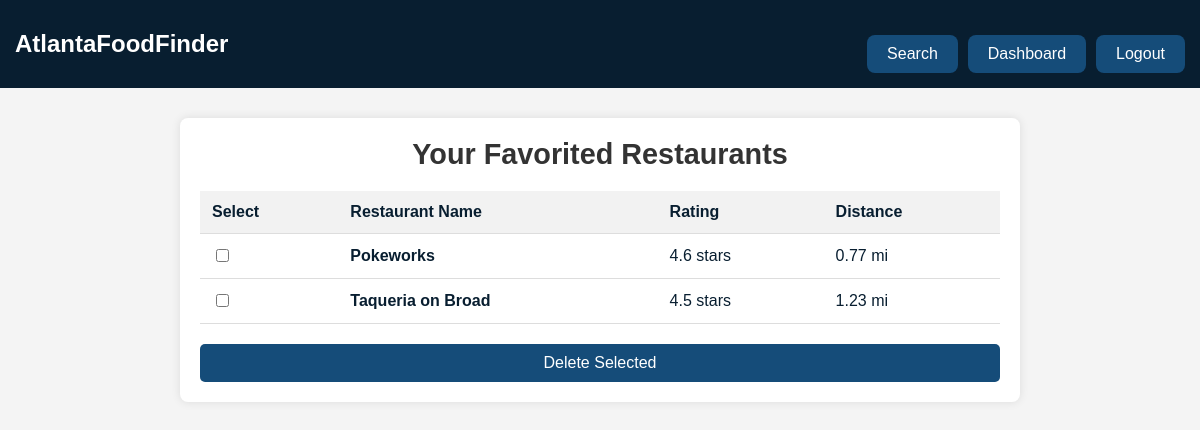
Before: /finder/dashboard/ (signed in) with the older database file.
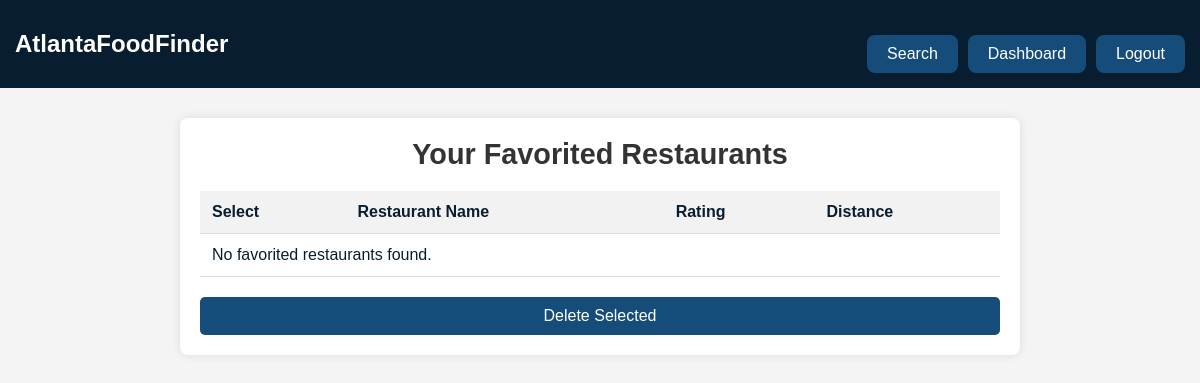
After: the same page with the newer database file.
### finder/models.py (models this page shows, shortened)
class Favorite(models.Model):
    user = models.ForeignKey(User, on_delete=models.CASCADE)  # Ensures that each favorite is tied to a user
    restaurant_name = models.CharField(max_length=255)
    address = models.CharField(max_length=255)  # Ensure the address is stored
    rating = models.DecimalField(max_digits=3, decimal_places=1)
    distance = models.DecimalField(max_digits=5, decimal_places=2)

### finder/views.py (the view)
# urls.py: path('finder/dashboard/', views.dashboard, name='dashboard'),
@login_required(login_url='my-login')
def dashboard(request):
    favorites = Favorite.objects.filter(user=request.user)
    return render(request, 'finder/dashboard.html', {'favorites': favorites})

### finder/templates/finder/dashboard.html (shortened to what this page needs)
{% extends 'finder/base.html' %}
{% load static %}
{% block content %}
<head>
  <link rel="stylesheet" href="/static/css/dashboard.css">
</head>
<div class="dashboard-container">
  <h1>Your Favorited Restaurants</h1>
  <div class="restaurant-list">
    <table>
      <thead>
        <tr>
          <th>Select</th>
          <th>Restaurant Name</th>
          <th>Rating</th>
          <th>Distance</th>
        </tr>
      </thead>
      <tbody id="restaurant-tbody">
        {% for favorite in favorites %}
        <tr>
          <td>
            <input type="checkbox" class="select-restaurant" value="{{ favorite.id }}">
          </td>
          <td><strong>{{ favorite.restaurant_name }}</strong></td>
          <td>{{ favorite.rating }} stars</td>
          <td>{{ favorite.distance }} mi</td>
        </tr>
        {% empty %}
        <tr>
          <td colspan="4">No favorited restaurants found.</td>
        </tr>
        {% endfor %}
      </tbody>
    </table>
  </div>
  <button id="delete-selected" class="action-btn">Delete Selected</button>
</div>
{% endblock %}

Changed rows visible on the page:
no longer on this page (row edited): Favorite: restaurant_name "Pokeworks", rating "4.6", distance "0.77"
removed Favorite: restaurant_name "Taqueria on Broad", rating "4.5", distance "1.23"
Other visible differences:
text now shown: "No favorited restaurants found."
